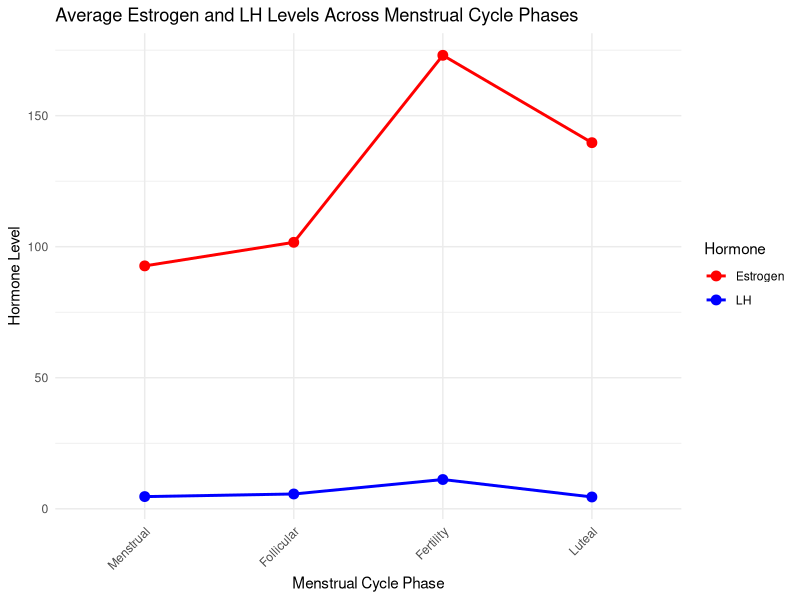
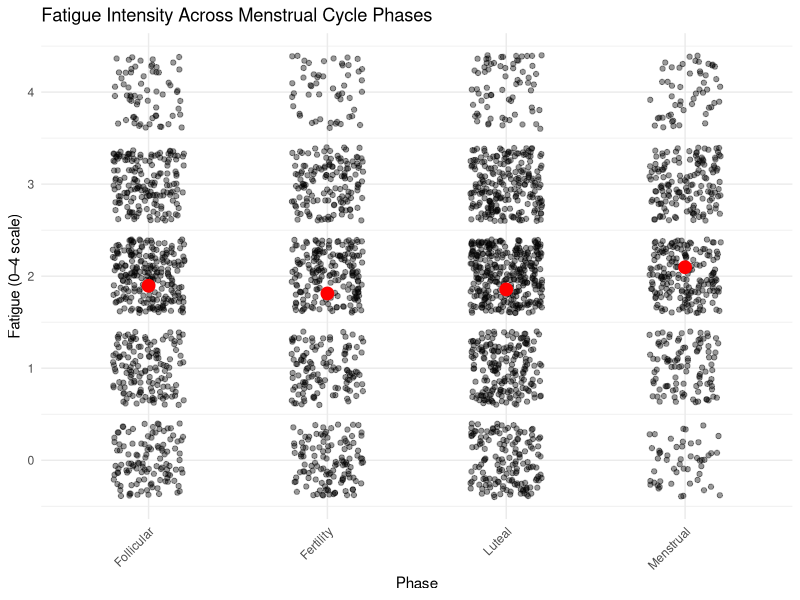
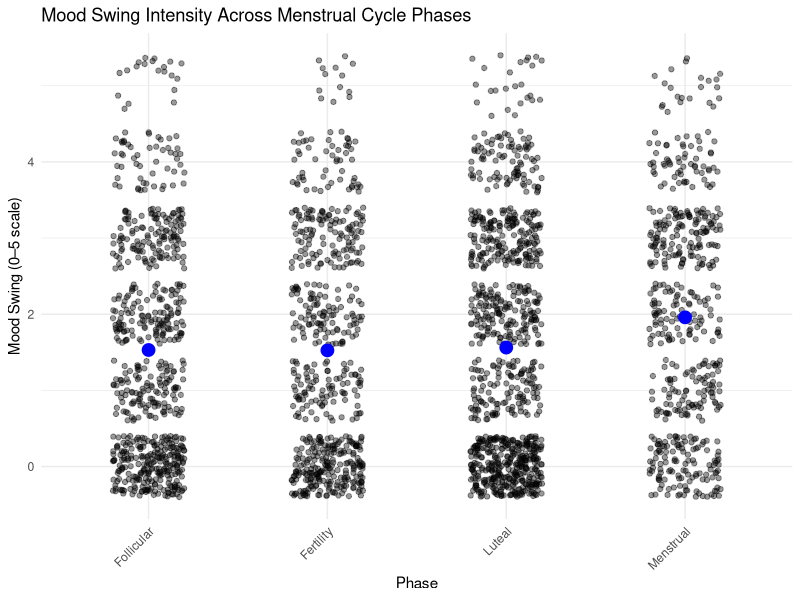
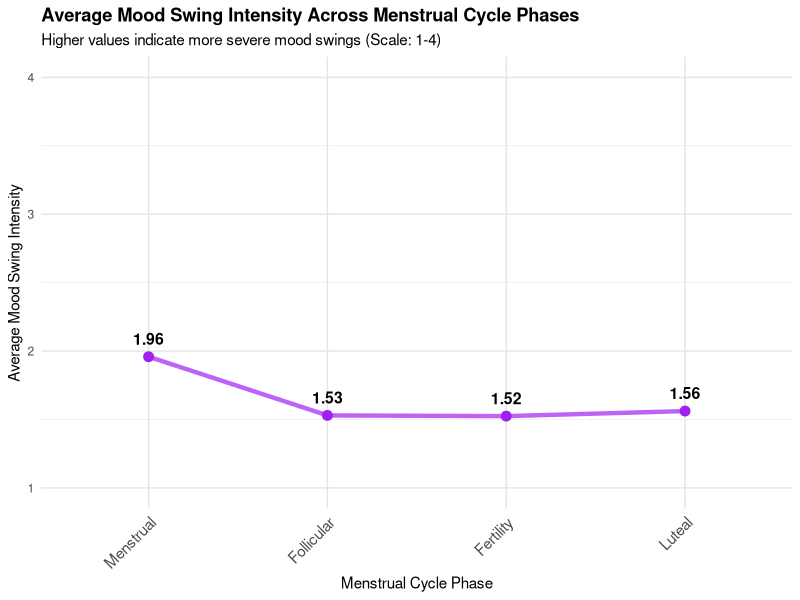
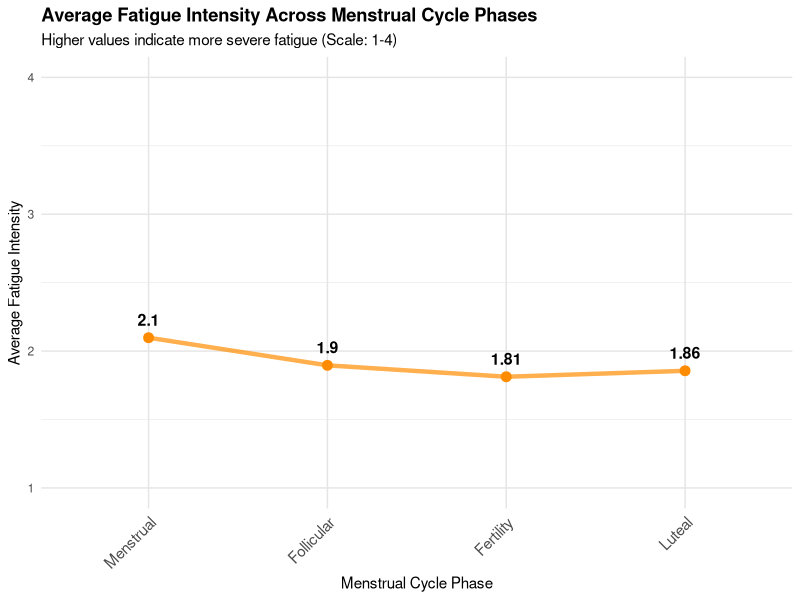
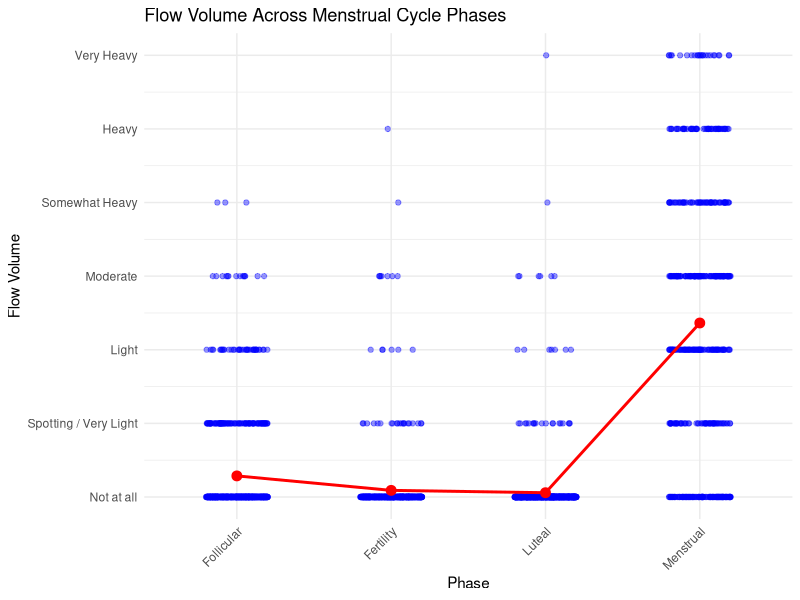
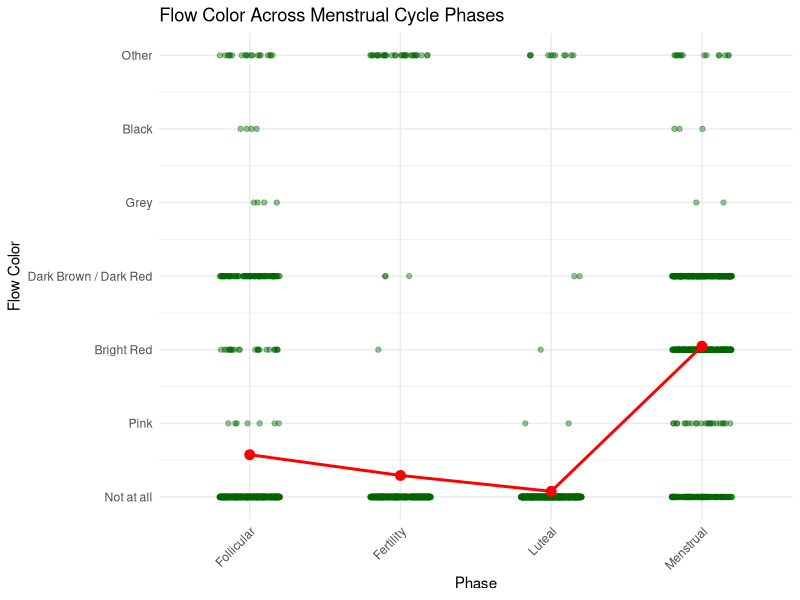
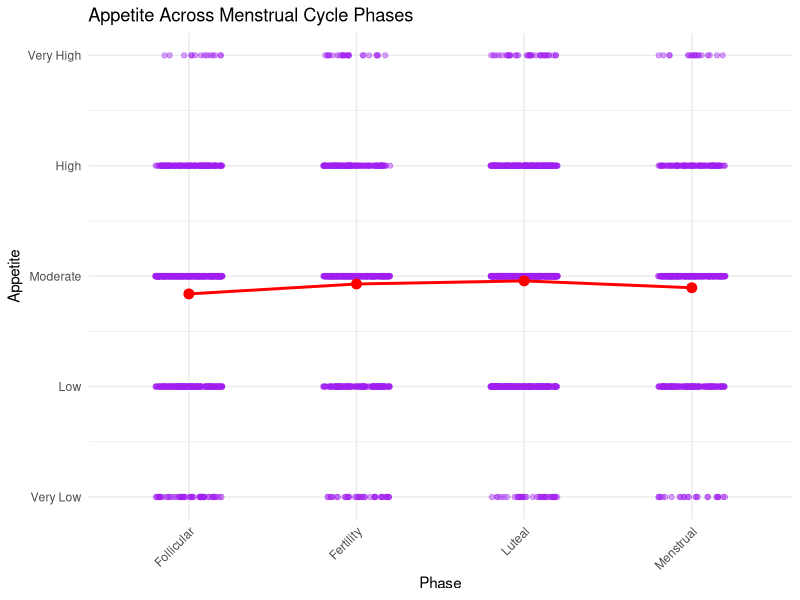

The R source for these figures, in order:
## ---- chunk 1
library(tidyverse)
library(ordinal)    
library(broom)

## ---- chunk 2
hormone=
  read_csv("data/hormones_and_selfreport.csv")
## ---- chunk 3
my_int= 
  hormone |>
  select(id,phase, lh, estrogen,fatigue,moodswing)|>
  mutate(
    phase = factor(phase, levels = c("Follicular", "Fertility", "Luteal", "Menstrual")),
    fatigue = factor(fatigue, 
                     levels = c("Low", "Moderate", "High", "Very High", "Not at all")),
    moodswing = factor(moodswing,
                       levels = c("Very Low/Little", "Low", "Moderate", "High","Very High","Not at all"))
  )
phase_order <- c("Menstrual", "Follicular", "Fertility", "Luteal")

## ---- chunk 4
my_int_avg= 
  my_int|>
  group_by(phase)|>
  summarise(
    estrogen_mean = mean(estrogen, na.rm = TRUE),
    lh_mean = mean(lh, na.rm = TRUE)
  )|>
  mutate(phase = factor(phase, levels = phase_order))|>
  filter(!is.na(phase))

# Plot the summarized data
ggplot(my_int_avg, aes(x = phase)) +
  geom_line(aes(y = estrogen_mean, color = "Estrogen", group = 1), size = 1) +
  geom_line(aes(y = lh_mean, color = "LH", group = 1), size = 1) +
  geom_point(aes(y = estrogen_mean, color = "Estrogen"), size = 3) +
  geom_point(aes(y = lh_mean, color = "LH"),size= 3) +
  labs(
    title = "Average Estrogen and LH Levels Across Menstrual Cycle Phases",
    x = "Menstrual Cycle Phase",
    y = "Hormone Level",
    color = "Hormone"
  ) +
  scale_color_manual(values = c("Estrogen" = "red", "LH" = "blue")) +
  theme_minimal() +
  theme(axis.text.x = element_text(angle = 45, hjust = 1))
## ---- chunk 5
# Remove NA phases AND NA moodswing/fatigue values
my_int_clean <- my_int |>
  filter(!is.na(phase) & !is.na(moodswing) & !is.na(fatigue))

## ---- chunk 6
# Convert moodswing and fatigue to numeric intensity scores
my_int_numeric <- my_int_clean %>%
  mutate(
    moodswing_num = case_when(
      moodswing == "Not at all" ~0,
      moodswing == "Very Low/Little" ~ 1,
      moodswing == "Low" ~ 2,
      moodswing == "Moderate" ~ 3,
      moodswing == "High" ~ 4,
      moodswing == "Very High" ~ 5,
      TRUE ~ NA_real_
    ),
    fatigue_num = case_when(
      fatigue == "Not at all" ~0,
      fatigue == "Low" ~ 1,
      fatigue == "Moderate" ~ 2,
      fatigue == "High" ~ 3,
      fatigue == "Very High" ~ 4,
      TRUE ~ NA_real_
    )
  )

# Calculate average intensity by phase
symptom_means <- my_int_numeric %>%
  group_by(phase = factor(phase, levels = phase_order)) %>%
  summarise(
    avg_moodswing = mean(moodswing_num, na.rm = TRUE),
    avg_fatigue = mean(fatigue_num, na.rm = TRUE),
    n = n(),
    .groups = 'drop'
  )

symptom_means
## ---- chunk 7
ggplot(my_int_numeric, aes(x = phase, y = fatigue_num)) +
  geom_jitter(width = 0.2, alpha = 0.4, size = 1.5) +
  stat_summary(fun = mean, geom = "point", color = "red", size = 4) +
  labs(
    title = "Fatigue Intensity Across Menstrual Cycle Phases",
    x = "Phase",
    y = "Fatigue (0–4 scale)"
  ) +
  theme_minimal() +
  theme(axis.text.x = element_text(angle = 45, hjust = 1))
## ---- chunk 8
ggplot(my_int_numeric, aes(x = phase, y = moodswing_num)) +
  geom_jitter(width = 0.2, alpha = 0.4, size = 1.5) +
  stat_summary(fun = mean, geom = "point", color = "blue", size = 4) +
  labs(
    title = "Mood Swing Intensity Across Menstrual Cycle Phases",
    x = "Phase",
    y = "Mood Swing (0–5 scale)"
  ) +
  theme_minimal() +
  theme(axis.text.x = element_text(angle = 45, hjust = 1))
## ---- chunk 9
# Mood swing single line plot
ggplot(symptom_means, aes(x = phase, y = avg_moodswing, group = 1)) +
  geom_line(color = "purple", size = 1.5, alpha = 0.7) +
  geom_point(color = "purple", size = 3) +
  geom_text(aes(label = round(avg_moodswing, 2)), vjust = -1, size = 4, fontface = "bold") +
  labs(
    title = "Average Mood Swing Intensity Across Menstrual Cycle Phases",
    subtitle = "Higher values indicate more severe mood swings (Scale: 1-4)",
    x = "Menstrual Cycle Phase",
    y = "Average Mood Swing Intensity"
  ) +
  ylim(1, 4) +
  theme_minimal() +
  theme(
    axis.text.x = element_text(angle = 45, hjust = 1, size = 11),
    plot.title = element_text(face = "bold"),
    panel.grid.major = element_line(color = "grey90")
  )
## ---- chunk 10
# Fatigue single line plot
ggplot(symptom_means, aes(x = phase, y = avg_fatigue, group = 1)) +
  geom_line(color = "darkorange", size = 1.5, alpha = 0.7) +
  geom_point(color = "darkorange", size = 3) +
  geom_text(aes(label = round(avg_fatigue, 2)), vjust = -1, size = 4, fontface = "bold") +
  labs(
    title = "Average Fatigue Intensity Across Menstrual Cycle Phases",
    subtitle = "Higher values indicate more severe fatigue (Scale: 1-4)",
    x = "Menstrual Cycle Phase",
    y = "Average Fatigue Intensity"
  ) +
  ylim(1, 4) +
  theme_minimal() +
  theme(
    axis.text.x = element_text(angle = 45, hjust = 1, size = 11),
    plot.title = element_text(face = "bold"),
    panel.grid.major = element_line(color = "grey90")
  )
## ---- chunk 11
kruskal.test(moodswing_num ~ phase, data = my_int_numeric)
kruskal.test(fatigue_num ~ phase, data = my_int_numeric)
## ---- chunk 12
library(lme4)


# Moodswing model
m1 <- lmer(moodswing_num ~ phase + (1 | id), data = my_int_numeric)
summary(m1)

# Fatigue model
m2 <- lmer(fatigue_num ~ phase + (1 | id), data = my_int_numeric)
summary(m2)

## ---- chunk 13
my_i = 
  hormone |>
  select(id, phase, lh, estrogen, flow_color, flow_volume, appetite) |>
  mutate(
    phase = factor(phase, levels = c("Follicular", "Fertility", "Luteal", "Menstrual")),
    flow_volume = factor(flow_volume, 
                         levels = c("Not at all", "Spotting / Very Light","Light","Moderate",
                                     "Somewhat Heavy","Heavy", "Very Heavy")),
    flow_color = factor(flow_color,
                        levels = c("Not at all", "Pink","Bright Red", "Dark Brown / Dark Red", "Grey", 
                                    "Black","Other")),
    appetite = factor(appetite,
                      levels = c("Very Low","Low",  "Moderate", "High", "Very High"))
  )   

phase_order = c("Menstrual", "Follicular", "Fertility", "Luteal")
colSums(is.na(my_i[, c("flow_volume", "flow_color", "appetite")]))
  
## ---- chunk 14
# Flow volume frequencies by phase
table_flow_vol <- my_i %>%
  filter(!is.na(flow_volume)) %>%
  count(phase, flow_volume) %>%
  group_by(phase) %>%
  mutate(pct = n / sum(n) * 100) %>%
  arrange(phase)
table_flow_vol

# Flow color
table_flow_color <- my_i %>%
  filter(!is.na(flow_color)) %>%
  count(phase, flow_color) %>%
  group_by(phase) %>%
  mutate(pct = n / sum(n) * 100)
table_flow_color

# Appetite
table_appetite <- my_i %>%
  filter(!is.na(appetite)) %>%
  count(phase, appetite) %>%
  group_by(phase) %>%
  mutate(pct = n / sum(n) * 100)
table_appetite

## ---- chunk 15

my_i_plot <- my_i %>%
  filter(!is.na(phase) & (!is.na(flow_volume) | !is.na(flow_color) | !is.na(appetite)))

# Optional: convert ordered factors to numeric for plotting
my_i_plot <- my_i_plot %>%
  mutate(
    flow_volume_num = as.numeric(flow_volume),
    flow_color_num  = as.numeric(flow_color),
    appetite_num    = as.numeric(appetite)
  )

# 1) FLOW VOLUME
ggplot(my_i_plot, aes(x = phase, y = flow_volume_num)) +
  geom_jitter(width = 0.2, height = 0, alpha = 0.4, color = "blue") +
  stat_summary(fun = mean, geom = "point", size = 3, color = "red") +
  stat_summary(fun = mean, geom = "line", aes(group = 1), color = "red", size = 1) +
  scale_y_continuous(
    breaks = 1:length(levels(my_i$flow_volume)),
    labels = levels(my_i$flow_volume)
  ) +
  labs(title = "Flow Volume Across Menstrual Cycle Phases",
       y = "Flow Volume",
       x = "Phase") +
  theme_minimal() +
  theme(axis.text.x = element_text(angle = 45, hjust = 1))

# 2) FLOW COLOR
ggplot(my_i_plot, aes(x = phase, y = flow_color_num)) +
  geom_jitter(width = 0.2, height = 0, alpha = 0.4, color = "darkgreen") +
  stat_summary(fun = mean, geom = "point", size = 3, color = "red") +
  stat_summary(fun = mean, geom = "line", aes(group = 1), color = "red", size = 1) +
  scale_y_continuous(
    breaks = 1:length(levels(my_i$flow_color)),
    labels = levels(my_i$flow_color)
  ) +
  labs(title = "Flow Color Across Menstrual Cycle Phases",
       y = "Flow Color",
       x = "Phase") +
  theme_minimal() +
  theme(axis.text.x = element_text(angle = 45, hjust = 1))

# 3) APPETITE
ggplot(my_i_plot, aes(x = phase, y = appetite_num)) +
  geom_jitter(width = 0.2, height = 0, alpha = 0.4, color = "purple") +
  stat_summary(fun = mean, geom = "point", size = 3, color = "red") +
  stat_summary(fun = mean, geom = "line", aes(group = 1), color = "red", size = 1) +
  scale_y_continuous(
    breaks = 1:length(levels(my_i$appetite)),
    labels = levels(my_i$appetite)
  ) +
  labs(title = "Appetite Across Menstrual Cycle Phases",
       y = "Appetite",
       x = "Phase") +
  theme_minimal() +
  theme(axis.text.x = element_text(angle = 45, hjust = 1))
## ---- chunk 16

#give them order to do the avereage graph
my_i_num <- my_i %>%
  filter(!is.na(phase)) %>%
  mutate(
    # Flow volume: example mapping
    flow_volume_num = case_when(
      flow_volume == "Not at all" ~ 0,
      flow_volume == "Spotting / Very Light" ~ 1,
      flow_volume == "Light" ~ 2,
      flow_volume == "Moderate" ~ 3,
      flow_volume == "Somewhat Heavy" ~ 4,
      flow_volume == "Heavy" ~ 5,
      flow_volume == "Very Heavy" ~ 6,
      TRUE ~ NA_real_
    ),
    # Flow color: example mapping
    flow_color_num = case_when(
      flow_color == "Not at all" ~ 0,
      flow_color == "Pink" ~ 1,
      flow_color == "Bright Red" ~ 2,
      flow_color == "Dark Brown / Dark Red" ~ 3,
      flow_color == "Grey" ~ 4,
      flow_color == "Black" ~ 5,
      flow_color == "Other" ~ 6,
      TRUE ~ NA_real_
    ),
    # Appetite: example mapping
    appetite_num = case_when(
      appetite == "Very Low" ~ 0,
      appetite == "Low" ~ 1,
      appetite == "Moderate" ~ 2,
      appetite == "High" ~ 3,
      appetite == "Very High" ~ 4,
      TRUE ~ NA_real_
    )
  )
## ---- chunk 17
#graphing
phase_order <- c("Menstrual", "Follicular", "Fertility", "Luteal")

my_i_avg <- my_i_num %>%
  group_by(phase = factor(phase, levels = phase_order)) %>%
  summarise(
    avg_flow_volume = mean(flow_volume_num, na.rm = TRUE),
    avg_flow_color  = mean(flow_color_num, na.rm = TRUE),
    avg_appetite    = mean(appetite_num, na.rm = TRUE),
    .groups = 'drop'
  )

flow_volume_levels <- c("Not at all", "Spotting / Very Light", "Light", "Moderate",
                        "Somewhat Heavy", "Heavy", "Very Heavy")

ggplot(my_i_avg, aes(x = phase, y = avg_flow_volume, group = 1)) +
  geom_line(color = "blue", size = 1.5) +
  geom_point(color = "red", size = 3) +
  geom_text(aes(label = round(avg_flow_volume,2)), vjust = -0.5) +
  scale_y_continuous(limits = c(0,6), breaks = 0:6, labels = flow_volume_levels) +
  labs(title = "Average Flow Volume Across Menstrual Cycle Phases",
       x = "Phase", y = "Flow Volume") +
  theme_minimal() +
  theme(axis.text.x = element_text(angle = 45, hjust = 1))

# Flow color
flow_color_levels <- c("Not at all", "Pink", "Bright Red", "Dark Brown / Dark Red",
                       "Grey", "Black", "Other")

ggplot(my_i_avg, aes(x = phase, y = avg_flow_color, group = 1)) +
  geom_line(color = "darkgreen", size = 1.5) +
  geom_point(color = "red", size = 3) +
  geom_text(aes(label = round(avg_flow_color,2)), vjust = -0.5) +
  scale_y_continuous(limits = c(0,6), breaks = 0:6, labels = flow_color_levels) +
  labs(title = "Average Flow Color Across Menstrual Cycle Phases",
       x = "Phase", y = "Flow Color") +
  theme_minimal() +
  theme(axis.text.x = element_text(angle = 45, hjust = 1))

# Appetite
appetite_levels <- c("Very Low", "Low", "Moderate", "High", "Very High")

ggplot(my_i_avg, aes(x = phase, y = avg_appetite, group = 1)) +
  geom_line(color = "purple", size = 1.5) +
  geom_point(color = "red", size = 3) +
  geom_text(aes(label = round(avg_appetite,2)), vjust = -0.5) +
  scale_y_continuous(limits = c(0,4), breaks = 0:4, labels = appetite_levels) +
  labs(title = "Average Appetite Across Menstrual Cycle Phases",
       x = "Phase", y = "Appetite") +
  theme_minimal() +
  theme(axis.text.x = element_text(angle = 45, hjust = 1))

## ---- chunk 18
library(dplyr)
library(tidyr)

# FLOW VOLUME
fv_df <- my_i_num %>%
  filter(!is.na(flow_volume_num)) %>%
  group_by(id, phase) %>%
  summarise(flow_volume_num = mean(flow_volume_num, na.rm = TRUE), .groups = 'drop') %>%
  pivot_wider(names_from = phase, values_from = flow_volume_num) %>%
  drop_na()

friedman.test(as.matrix(fv_df[,-1]))  # exclude id column

# FLOW COLOR
fc_df <- my_i_num %>%
  filter(!is.na(flow_color_num)) %>%
  group_by(id, phase) %>%
  summarise(flow_color_num = mean(flow_color_num, na.rm = TRUE), .groups = 'drop') %>%
  pivot_wider(names_from = phase, values_from = flow_color_num) %>%
  drop_na()

friedman.test(as.matrix(fc_df[,-1]))

# APPETITE
app_df <- my_i_num %>%
  filter(!is.na(appetite_num)) %>%
  group_by(id, phase) %>%
  summarise(appetite_num = mean(appetite_num, na.rm = TRUE), .groups = 'drop') %>%
  pivot_wider(names_from = phase, values_from = appetite_num) %>%
  drop_na()

friedman.test(as.matrix(app_df[,-1]))

## ---- chunk 19
library(ordinal)

# Flow Volume
clmm_flowvol <- clmm(flow_volume ~ phase + (1 | id), data = my_i, Hess = TRUE)
summary(clmm_flowvol)

# Flow Color
clmm_flowcolor <- clmm(flow_color ~ phase + (1 | id), data = my_i, Hess = TRUE)
summary(clmm_flowcolor)

# Appetite
clmm_app <- clmm(appetite ~ phase + (1 | id), data = my_i, Hess = TRUE)
summary(clmm_app)

